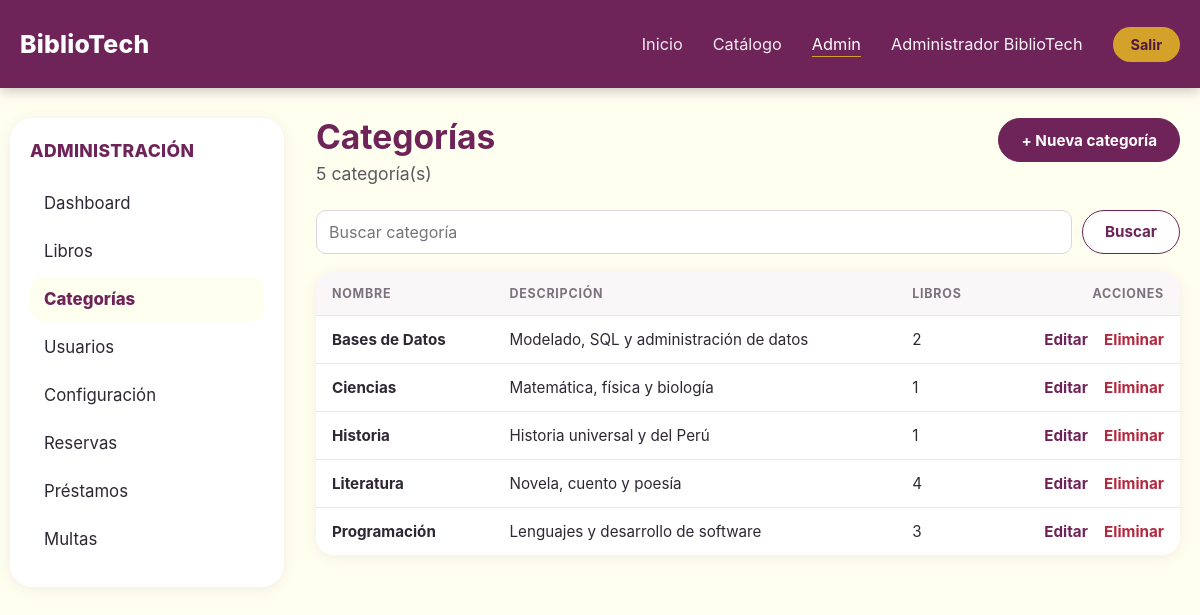
Screenshot of /admin/categorias (signed in) with the database file from the repository.
### tables this page shows
CREATE TABLE IF NOT EXISTS categorias (
    id          BIGINT UNSIGNED NOT NULL AUTO_INCREMENT,
    nombre      VARCHAR(100) NOT NULL,
    descripcion TEXT NULL,
    created_at  TIMESTAMP NOT NULL DEFAULT CURRENT_TIMESTAMP,
    updated_at  TIMESTAMP NOT NULL DEFAULT CURRENT_TIMESTAMP ON UPDATE CURRENT_TIMESTAMP,
    PRIMARY KEY (id),
    UNIQUE KEY uq_categorias_nombre (nombre)
);

### app/Core/View.php (called while the page is built, shortened)
<?php
final class View
{
    public static function e(mixed $value): string
    {
        return htmlspecialchars((string) $value, ENT_QUOTES | ENT_SUBSTITUTE, 'UTF-8');
    }
    public static function url(string $path): string
    {
        return self::e(Url::to($path));
    }
    public static function render(string $view, array $data = [], string $layout = 'admin/layout'): void
    {
        $viewsPath = dirname(__DIR__) . '/Views/';
        extract($data, EXTR_SKIP);
        require $viewsPath . $view . '.php';
    }
}

### app/Controllers/Admin/BaseController.php (called while the page is built, shortened)
<?php
abstract class BaseController
{
    protected array $usuario;
    public function __construct()
    {
        $this->usuario = Auth::requireRole(['administrador']);
    }
    protected function render(string $vista, string $seccion, string $titulo, array $data = []): void
    {
        View::render($vista, $data + [
            'seccion' => $seccion,
            'titulo' => $titulo,
            'usuario' => $this->usuario,
            'csrf' => Csrf::token(),
            'mensajes' => Flash::pull(),
        ]);
    }
    protected function idDe(array $origen, string $clave = 'id'): int
    {
        $valor = $origen[$clave] ?? 0;
        return is_scalar($valor) ? max(0, (int) $valor) : 0;
    }
    protected function texto(string $clave, ?array $origen = null): string
    {
        $origen ??= $_POST;
        $valor = $origen[$clave] ?? '';
        return is_string($valor) ? trim($valor) : '';
    }
    protected function busqueda(): string
    {
        return mb_substr($this->texto('q', $_GET), 0, 100);
    }
    protected function pagina(): int
    {
        return max(1, $this->idDe($_GET, 'page'));
    }
}

### app/Controllers/Admin/CategoriaController.php (called while the page is built, shortened)
<?php
final class CategoriaController extends BaseController
{
    private Categoria $categorias;
    public function __construct()
    {
        $this->categorias = new Categoria();
    }
    public function index(): void
    {
        $q = $this->busqueda();
        $pag = new Paginator($this->categorias->contar($q), self::POR_PAGINA, $this->pagina());
        $this->render('admin/categorias/index', 'categorias', 'Categorías', [
            'filas' => $this->categorias->listar($q, $pag->perPage, $pag->offset),
            'pag' => $pag,
            'q' => $q,
        ]);
    }
}

### app/Routes/admin.php (called while the page is built, shortened)
<?php
$router->get('/admin', static fn () => (new DashboardController())->index());
$router->get('/admin/configuracion', static fn () => (new ConfiguracionController())->index());
$router->post('/admin/configuracion/guardar', static fn () => (new ConfiguracionController())->guardar());
$router->get('/admin/libros', static fn () => (new LibroController())->index());
$router->get('/admin/libros/crear', static fn () => (new LibroController())->crear());
$router->get('/admin/libros/editar', static fn () => (new LibroController())->editar());
$router->post('/admin/libros/guardar', static fn () => (new LibroController())->guardar());
$router->post('/admin/libros/eliminar', static fn () => (new LibroController())->eliminar());
$router->get('/admin/categorias', static fn () => (new CategoriaController())->index());

### app/Core/Router.php (called while the page is built, shortened)
<?php
final class Router
{
    private array $routes = [];
    public function dispatch(string $method, string $requestUri): void
    {
        $path = parse_url($requestUri, PHP_URL_PATH);
        $path = '/' . trim($path, '/');
        $handler = $this->routes[strtoupper($method)][$path] ?? null;
        $handler();
    }
    private function add(string $method, string $path, callable $handler): void
    {
        $normalizedPath = '/' . trim($path, '/');
        $this->routes[$method][$normalizedPath] = $handler;
    }
}

### index.php (called while the page is built, shortened)
<?php
spl_autoload_register(static function (string $class): void {
    $prefix = 'App\\';
    $relativeClass = substr($class, strlen($prefix));
    $file = __DIR__ . '/app/' . str_replace('\\', '/', $relativeClass) . '.php';
});
$auth = new AuthController();
$dashboard = new DashboardController();
$catalogo = new CatalogoController();
$reservas = new ReservaController();
$multas = new MultaController();
$router = new Router();
$router->get('/', [$auth, 'index']);
$router->get('/login', [$auth, 'showLogin']);
$router->post('/login', [$auth, 'login']);
$router->get('/register', [$auth, 'showRegister']);
$router->post('/register', [$auth, 'register']);
$router->post('/logout', [$auth, 'logout']);
$router->get('/home', [$dashboard, 'showHome']);
$router->get('/catalogo', [$catalogo, 'index']);
$router->get('/catalogo/show', [$catalogo, 'show']);
$router->get('/mis-reservas', [$reservas, 'index']);
$router->post('/reservas/crear', [$reservas, 'crear']);
$router->post('/reservas/cancelar', [$reservas, 'cancelar']);
$router->get('/mis-multas', [$multas, 'index']);
$router->post('/mis-multas/pagar', [$multas, 'pagar']);
require __DIR__ . '/app/Routes/admin.php';
try {
    $router->dispatch($_SERVER['REQUEST_METHOD'] ?? 'GET', $_SERVER['REQUEST_URI'] ?? '/');
} catch (Throwable $exception) {
    error_log((string) $exception);
    http_response_code(500);
    echo 'Ocurrió un error interno. Inténtalo de nuevo más tarde.';
}

### app/Core/Database.php (called while the page is built, shortened)
<?php
final class Database
{
    private static ?PDO $connection = null;
    public static function connection(): PDO
    {
        if (self::$connection === null) {
            $host = getenv('DB_HOST') ?: '127.0.0.1';
            $database = getenv('DB_NAME') ?: 'bdbibliotech';
            $username = getenv('DB_USER') ?: 'root';
            $password = getenv('DB_PASSWORD') ?: '';
            $dsn = sprintf('mysql:host=%s;dbname=%s;charset=utf8mb4', $host, $database);
            self::$connection = new PDO($dsn, $username, $password, [
                PDO::ATTR_ERRMODE => PDO::ERRMODE_EXCEPTION,
                PDO::ATTR_DEFAULT_FETCH_MODE => PDO::FETCH_ASSOC,
                PDO::ATTR_EMULATE_PREPARES => false,
            ]);
        }
        return self::$connection;
    }
}

### app/Models/Categoria.php (called while the page is built, shortened)
<?php
final class Categoria
{
    private PDO $db;
    public function __construct(?PDO $db = null)
    {
        $this->db = $db ?? Database::connection();
    }
    public function contar(string $busqueda): int
    {
        $stmt = $this->db->prepare('SELECT COUNT(*) FROM categorias WHERE nombre LIKE :q1 OR descripcion LIKE :q2');
        $like = '%' . $busqueda . '%';
        $stmt->execute(['q1' => $like, 'q2' => $like]);
        return (int) $stmt->fetchColumn();
    }
    public function listar(string $busqueda, int $limite, int $offset): array
    {
        $sql = 'SELECT c.id, c.nombre, c.descripcion, COUNT(l.id) AS total_libros
                FROM categorias c
                LEFT JOIN libros l ON l.id_categoria = c.id
                WHERE c.nombre LIKE :q1 OR c.descripcion LIKE :q2
                GROUP BY c.id, c.nombre, c.descripcion
                ORDER BY c.nombre
                LIMIT ' . (int) $limite . ' OFFSET ' . (int) $offset;
        $stmt = $this->db->prepare($sql);
        $like = '%' . $busqueda . '%';
        $stmt->execute(['q1' => $like, 'q2' => $like]);
        return $stmt->fetchAll();
    }
}

### app/Core/Paginator.php (called while the page is built, shortened)
<?php
final class Paginator
{
    public function __construct(public readonly int $total, public readonly int $perPage = 10, mixed $requestedPage = 1)
    {
        $this->pages = max(1, (int) ceil($total / $perPage));
        $this->page = min(max(1, (int) $requestedPage), $this->pages);
    }
}

### app/Core/Url.php (called while the page is built, shortened)
<?php
final class Url
{
    private static string $basePath = '';
    public static function setBasePath(string $basePath): void
    {
        self::$basePath = rtrim($basePath, '/');
    }
    public static function to(string $path): string
    {
        return self::$basePath . '/' . ltrim($path, '/');
    }
}

### app/Views/admin/categorias/index.php (the view, shortened to what this page needs)
<div class="adm-head">
    <div>
        <h1 class="adm-title">Categorías</h1>
        <p class="adm-subtitle"><?= $pag->total ?> categoría(s)</p>
    </div>
    <a class="adm-btn" href="<?= View::url('/admin/categorias/crear') ?>">+ Nueva categoría</a>
</div>
<form class="adm-search" method="get" action="<?= View::url('/admin/categorias') ?>">
    <input type="search" name="q" value="<?= View::e($q) ?>" placeholder="Buscar categoría" maxlength="100" aria-label="Buscar categorías">
    <button class="adm-btn adm-btn-ghost" type="submit">Buscar</button>
</form>
<div class="adm-table-wrap">
    <table class="adm-table">
        <thead><tr><th>Nombre</th><th>Descripción</th><th>Libros</th><th class="right">Acciones</th></tr></thead>
        <tbody>
        <?php foreach ($filas as $f): ?>
            <tr>
                <td><strong><?= View::e($f['nombre']) ?></strong></td>
                <td><?= View::e(mb_strimwidth((string) ($f['descripcion'] ?? ''), 0, 90, '…') ?: '—') ?></td>
                <td><?= (int) $f['total_libros'] ?></td>
                <td class="right actions">
                    <a class="adm-link" href="<?= View::e(Url::to('/admin/categorias/editar') . '?id=' . (int) $f['id']) ?>">Editar</a>
                    <form method="post" action="<?= View::url('/admin/categorias/eliminar') ?>" data-confirm="¿Eliminar la categoría «<?= View::e($f['nombre']) ?>»?">
                        <button class="adm-link adm-danger" type="submit">Eliminar</button>
                    </form>
                </td>
            </tr>
        <?php endforeach; ?>
        </tbody>
    </table>
</div>

### assets/css/admin.css (style rules this page uses)
:root { color-scheme: light; --adm-purple: #6f2459; --adm-purple-dark: #4f1a40; --adm-gold: #d4a22b; --adm-cream: #fffff0; --adm-ink: #2f2733; --adm-muted: #7a737d; --adm-line: #ece6ea; --adm-green: #1f7a3f; --adm-red: #b3283f; }
* { box-sizing: border-box; }
body.adm { min-width: 320px; margin: 0; color: var(--adm-ink); background: var(--adm-cream); font-family: Inter, "Segoe UI", Arial, Helvetica, sans-serif; }
.adm-head { display: flex; align-items: flex-start; justify-content: space-between; gap: 16px; margin-bottom: 8px; flex-wrap: wrap; }
.adm-title { margin: 0; color: var(--adm-purple); font-size: 2.1rem; line-height: 1.15; }
.adm-subtitle { margin: 6px 0 28px; color: #5f5863; font-size: 1.1rem; }
.adm-head .adm-subtitle { margin-bottom: 18px; }
.adm-table-wrap { overflow-x: auto; border-radius: 18px; background: #fff; box-shadow: 0 2px 14px rgb(60 30 55 / 8%); }
.adm-table { width: 100%; border-collapse: collapse; font-size: 0.95rem; }
.adm-table th { padding: 14px 16px; color: var(--adm-muted); background: #faf7f9; font-size: 0.78rem; letter-spacing: 0.06em; text-align: left; text-transform: uppercase; white-space: nowrap; }
.adm-table td { padding: 14px 16px; border-top: 1px solid var(--adm-line); vertical-align: middle; }
.adm-table .right { text-align: right; }
.adm-table td.actions { white-space: nowrap; }
.adm-table td.actions form { display: inline; margin: 0 0 0 12px; }
.adm-link { padding: 0; border: 0; color: var(--adm-purple); background: none; cursor: pointer; font: inherit; font-weight: 700; text-decoration: none; }
.adm-danger { color: var(--adm-red); }
.adm-search { display: flex; gap: 10px; margin-bottom: 18px; flex-wrap: wrap; }
.adm-search input[type="search"] { flex: 1 1 260px; }
input, select, textarea { width: 100%; min-height: 44px; padding: 10px 12px; border: 1px solid #ddd5db; border-radius: 10px; color: var(--adm-ink); background: #fff; font: inherit; font-weight: 400; }
.adm-btn { display: inline-flex; min-height: 44px; padding: 0 22px; border: 1px solid var(--adm-purple); border-radius: 999px; align-items: center; color: #fff; background: var(--adm-purple); cursor: pointer; font: inherit; font-size: 0.95rem; font-weight: 700; text-decoration: none; transition: filter 150ms ease; }
.adm-btn-ghost { color: var(--adm-purple); background: #fff; }

### rows the page displays
categorias: id "5", nombre "Ciencias", descripcion "Matemática, física y biología", total_libros "1"
categorias: nombre "Bases de Datos", descripcion "Modelado, SQL y administración de datos", total_libros "2"
categorias: nombre "Historia", descripcion "Historia universal y del Perú", total_libros "1"
categorias: nombre "Literatura", descripcion "Novela, cuento y poesía", total_libros "4"
categorias: nombre "Programación", descripcion "Lenguajes y desarrollo de software", total_libros "3"

### other values shown
View::e($usuario['nombre'] ?? '') "Administrador BiblioTech"
View::e($etiqueta) "Dashboard"
View::e($etiqueta) "Libros"
View::e($etiqueta) "Categorías"
View::e($etiqueta) "Usuarios"
View::e($etiqueta) "Configuración"
View::e($etiqueta) "Reservas"
View::e($etiqueta) "Préstamos"
View::e($etiqueta) "Multas"
